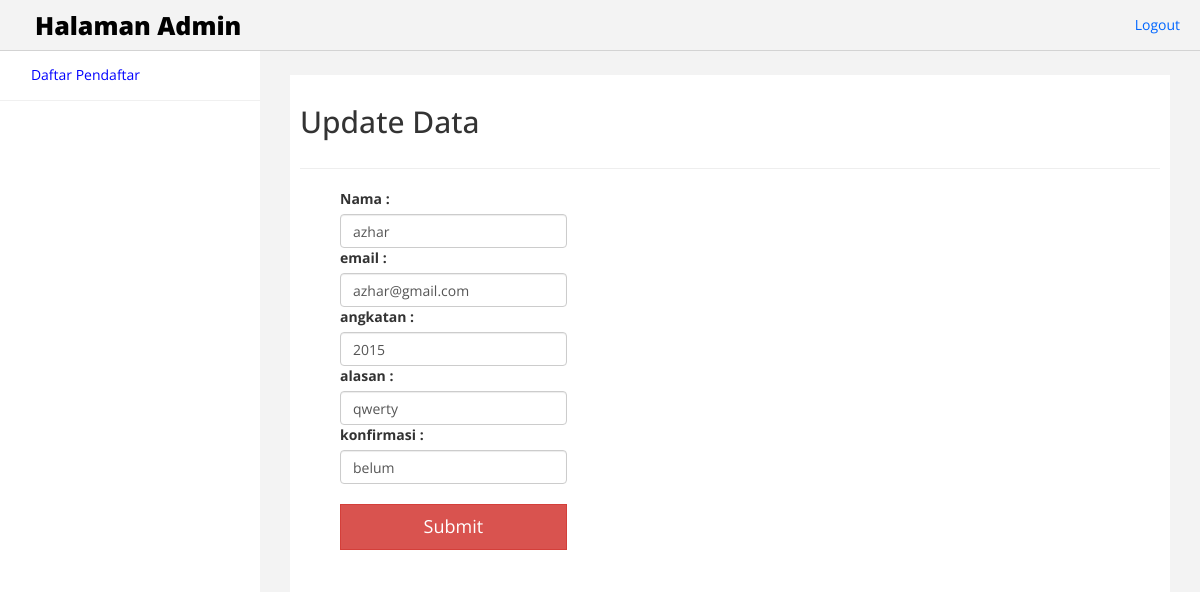
The app's page /ukmbasketCopy/user/ubah.php?id=3 with its own data.
### tables this page shows
CREATE TABLE `user` (
  `id` int(11) NOT NULL,
  `nama` varchar(100) NOT NULL,
  `email` varchar(250) NOT NULL,
  `angkatan` int(4) NOT NULL,
  `alasan` text NOT NULL,
  `konfirmasi` varchar(25) NOT NULL DEFAULT 'belum'
);

### ukmbasketCopy/user/functionedit.php (called while the page is built, shortened)
<?php
$connection = mysqli_connect("localhost", "root", "", "ukmbasket");
function query($query)
{
    global $connection;
    $result = mysqli_query($connection, $query);
    $rows = [];
    while( $row = mysqli_fetch_assoc($result)) {
        $rows[] = $row;
    }
    return $rows;
}
?>

### ukmbasketCopy/user/ubah.php (the view, shortened to what this page needs)
<?php
require 'functionedit.php';
$id = $_GET["id"];
$update = query("SELECT * FROM user WHERE id = $id")[0];
?>
<!DOCTYPE html>
<html xmlns="http://www.w3.org/1999/xhtml">
<head>
    <link href="assets/css/bootstrap.css" rel="stylesheet" />
    <link href="assets/css/font-awesome.css" rel="stylesheet" />
    <link href="assets/css/custom.css" rel="stylesheet" />
</head>
<body>
    <div id="wrapper">
        <div class="navbar navbar-inverse navbar-fixed-top">
            <div class="adjust-nav">
                <div class="navbar-header">
                    <a class="navbar-brand" href="#">Halaman Admin</a>
                </div>
                <div class="navbar-collapse collapse">
                    <ul class="nav navbar-nav navbar-right">
                        <li><a href="../Home/index.php">Logout</a></li>
                    </ul>
                </div>
            </div>
        </div>
        <nav class="navbar-default navbar-side" role="navigation">
            <div class="sidebar-collapse">
                <ul class="nav" id="main-menu">
                      <li>
                        <a href="../user/adduser.php"><i class="fa fa-desktop "></i>Daftar Pendaftar</a>
                    </li>
              </ul>
            </div>
        </nav>
        <div id="page-wrapper">
            <div id="page-inner">
                <div class="row">
                    <div class="col-md-12">
                        <h2>Update Data</h2>
                    </div>
                </div>
                <hr />
                <div class="row">
                    <div class="col-md-4">
                        <div class="form-group">
  <form action="" method="post">
            <ul>
                <label for="nama">Nama : </label>
                <input class="form-control" type="text" name="nama" id="nama" required value="<?= $update["nama"]; ?>">
                <label for="email">email : </label>
                <input class="form-control" type="text" name="email" id="email" required value="<?= $update["email"]; ?>">
                <label for="angkatan">angkatan : </label>
                <input class="form-control" type="number" name="angkatan" id="angkatan" required value="<?= $update["angkatan"]; ?>">
                 <label for="alasan">alasan : </label>
                <input class="form-control" type="text" name="alasan" id="alasan" required value="<?= $update["alasan"]; ?>">
                <label for="konfirmasi">konfirmasi : </label>
                <input class="form-control" type="text" name="konfirmasi" id="konfirmasi" required value="<?= $update["konfirmasi"]; ?>">
			 <br>
				<button class="btn btn-danger btn-lg btn-block" name="submit">
							Submit
				</button>
        </ul>
    </form>
                        </div>
                    </div>
                </div>
                </div>
            </div>
        </div>
</body>
</html>

### ukmbasketCopy/user/assets/css/custom.css (style rules this page uses)
body { font-family: 'Open Sans', sans-serif; }
#wrapper { width: 100%; margin-top:50px; }
#page-wrapper { padding: 15px 15px; min-height: 600px; background:#F3F3F3; }
#page-inner { width:100%; margin:10px 20px 10px 0px; background-color:#fff!important; padding:10px; min-height:1200px; }
.navbar-inverse .navbar-nav > li > a { color: #06F; }
.sidebar-collapse , .sidebar-collapse .nav { background:none; }
.sidebar-collapse .nav { padding:0; }
.sidebar-collapse .nav > li > a { background: #FFFFFF; text-shadow: none; color:#0000FF; }
.sidebar-collapse > .nav > li > a { padding:15px 10px; }
.sidebar-collapse > .nav > li { border-bottom: 1px solid rgba(240, 240, 240, 1) !important; }
.navbar-side { border:none; background-color: #202020; }
.navbar-inverse { background-color: #f3f3f3; border-color: #D3D3D3; }
.navbar-default { border:0px solid #DDDDDD; }
.nav > li > a > i { margin-right:10px; }
.navbar-inverse .navbar-brand { color: #000000; font-size: 25px; font-weight: 900; }
.adjust-nav { padding-left:20px;padding-right:20px; }
.btn { border-radius: 0px; -webkit-border-radius: 0px; -moz-border-radius: 0px; }
@media (min-width:768px) { #page-wrapper { margin: 0 0 0 260px; padding: 15px 30px; min-height: 1200px; } }
@media (min-width:768px) { .navbar-side { z-index: 1; position: absolute; width: 260px; } }
@media (min-width:768px) { .navbar { border-radius: 0px; } }

### records on screen
user: nama "azhar", email "azhar@gmail.com", angkatan "2015", alasan "qwerty", konfirmasi "belum"
